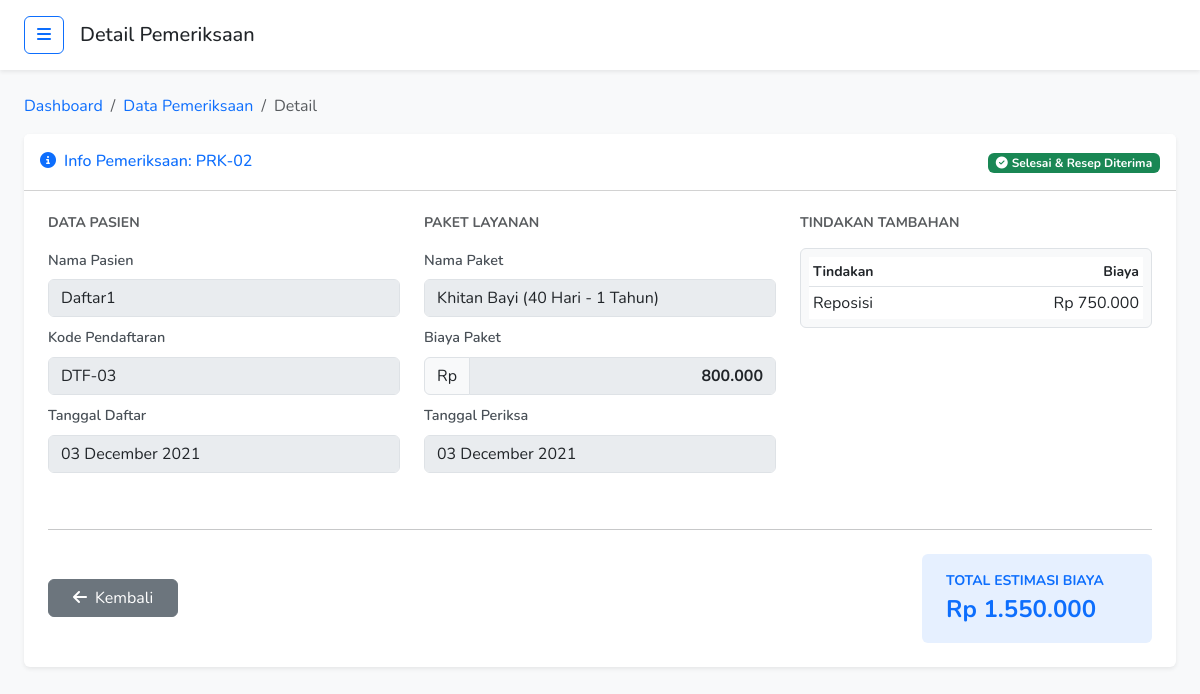
Page /data-pemeriksaan/pemeriksaan_view.php?id_pemeriksaan=2 (signed in) on the committed database.
### tables this page shows
CREATE TABLE `tb_pemeriksaan` (
  `id_pemeriksaan` int NOT NULL,
  `kd_pemeriksaan` varchar(10) NOT NULL,
  `id_pendaftaran` int NOT NULL,
  `id_paket` int DEFAULT NULL,
  `hrg_paket` int NOT NULL,
  `status_periksa` enum('0','1') NOT NULL,
  `tgl_pemeriksaan` date NOT NULL
);

CREATE TABLE `tb_pasien` (
  `id_pasien` int NOT NULL,
  `nm_pasien` varchar(30) NOT NULL,
  `nm_orangtua` varchar(255) DEFAULT NULL,
  `tgl_lahir` date NOT NULL,
  `no_telp` varchar(15) NOT NULL,
  `alamat` text NOT NULL
);

CREATE TABLE `tb_pendaftaran` (
  `id_pendaftaran` int NOT NULL,
  `kd_pendaftaran` varchar(10) NOT NULL,
  `id_pasien` int NOT NULL,
  `id_paket` int DEFAULT NULL,
  `status` enum('0','1','2') NOT NULL,
  `tgl_pendaftaran` date NOT NULL
);

CREATE TABLE `tb_paket` (
  `id_paket` int NOT NULL,
  `nm_paket` varchar(255) NOT NULL,
  `hrg_min` int UNSIGNED NOT NULL,
  `hrg_max` int UNSIGNED DEFAULT NULL
);

CREATE TABLE `tb_detail_pemeriksaan` (
  `id_detail_pemeriksaan` int NOT NULL,
  `id_pemeriksaan` int NOT NULL,
  `id_tindakan` int NOT NULL,
  `hrg_tindakan` int DEFAULT NULL
);

CREATE TABLE `tb_tindakan_tambahan` (
  `id_tindakan` int NOT NULL,
  `nm_tindakan` varchar(255) NOT NULL,
  `hrg_min` int NOT NULL,
  `hrg_max` int DEFAULT NULL
);

### data-pemeriksaan/pemeriksaan_view.php (the view, shortened to what this page needs)
<?php
include '../koneksi.php';
if (!function_exists('formatRupiah')) {
    function formatRupiah($angka){
        return "Rp " . number_format($angka,0,',','.');
    }
}
$id_pemeriksaan = $_GET['id_pemeriksaan'];
$query_header = "SELECT
                    a.kd_pemeriksaan, a.tgl_pemeriksaan, a.status_periksa, a.hrg_paket,
                    b.kd_pendaftaran, b.tgl_pendaftaran,
                    c.nm_pasien,
                    d.nm_paket
                 FROM tb_pemeriksaan a
                 JOIN tb_pendaftaran b ON a.id_pendaftaran = b.id_pendaftaran
                 JOIN tb_pasien c ON b.id_pasien = c.id_pasien
                 JOIN tb_paket d ON b.id_paket = d.id_paket
                 WHERE a.id_pemeriksaan = ?";
$stmt = $koneksi->prepare($query_header);
$stmt->bind_param("i", $id_pemeriksaan);
$stmt->execute();
$header = $stmt->get_result()->fetch_assoc();
$total_harga = $header['hrg_paket'];
?>
<!DOCTYPE html>
<html lang="id">
<head>
    <link href="https://cdn.jsdelivr.net/npm/bootstrap@5.3.0/dist/css/bootstrap.min.css" rel="stylesheet">
    <link rel="stylesheet" href="https://cdnjs.cloudflare.com/ajax/libs/font-awesome/6.4.0/css/all.min.css">
</head>
<body>
    <div class="d-flex" id="wrapper">
        <div id="page-content-wrapper">
            <nav class="navbar navbar-expand-lg navbar-light bg-white py-3 px-4 shadow-sm">
                <div class="d-flex align-items-center">
                    <button class="btn btn-outline-primary" id="sidebarToggle"><i class="fas fa-bars"></i></button>
                    <h5 class="ms-3 mb-0 d-none d-md-block">Detail Pemeriksaan</h5>
                </div>
            </nav>
            <div class="container-fluid px-4 mt-4">
                <nav aria-label="breadcrumb">
                    <ol class="breadcrumb">
                        <li class="breadcrumb-item"><a href="../index.php" class="text-decoration-none">Dashboard</a>
                        </li>
                        <li class="breadcrumb-item"><a href="pemeriksaan.php" class="text-decoration-none">Data
                                Pemeriksaan</a></li>
                        <li class="breadcrumb-item active" aria-current="page">Detail</li>
                    </ol>
                </nav>
                <div class="card mb-4 border-0 shadow-sm">
                    <div class="card-header bg-white py-3 d-flex justify-content-between align-items-center">
                        <div>
                            <h6 class="m-0 font-weight-bold text-primary"><i class="fas fa-info-circle me-2"></i>Info
                                Pemeriksaan: <?= $header['kd_pemeriksaan']; ?></h6>
                        </div>
                        <div>
                            <?php if ($header['status_periksa'] == 1): ?>
                            <span class="badge bg-success"><i class="fas fa-check-circle me-1"></i>Selesai & Resep
                                Diterima</span>
                            <?php else: ?>
                            <span class="badge bg-warning text-dark"><i class="fas fa-clock me-1"></i>Belum Terima
                                Resep</span>
                            <?php endif; ?>
                        </div>
                    </div>
                    <div class="card-body p-4">
                        <div class="row">
                            <div class="col-md-4 mb-4">
                                <h6 class="text-uppercase text-muted fw-bold small mb-3">Data Pasien</h6>
                                <div class="mb-2">
                                    <label class="form-label">Nama Pasien</label>
                                    <input type="text" class="form-control" value="<?= $header['nm_pasien']; ?>"
                                        readonly>
                                </div>
                                <div class="mb-2">
                                    <label class="form-label">Kode Pendaftaran</label>
                                    <input type="text" class="form-control" value="<?= $header['kd_pendaftaran']; ?>"
                                        readonly>
                                </div>
                                <div class="mb-2">
                                    <label class="form-label">Tanggal Daftar</label>
                                    <input type="text" class="form-control"
                                        value="<?= date('d F Y', strtotime($header['tgl_pendaftaran'])); ?>" readonly>
                                </div>
                            </div>
                            <div class="col-md-4 mb-4">
                                <h6 class="text-uppercase text-muted fw-bold small mb-3">Paket Layanan</h6>
                                <div class="mb-2">
                                    <label class="form-label">Nama Paket</label>
                                    <input type="text" class="form-control" value="<?= $header['nm_paket']; ?>"
                                        readonly>
                                </div>
                                <div class="mb-2">
                                    <label class="form-label">Biaya Paket</label>
                                    <div class="input-group">
                                        <span class="input-group-text bg-light">Rp</span>
                                        <input type="text" class="form-control text-end fw-bold"
                                            value="<?= number_format($header['hrg_paket'], 0, ',', '.'); ?>" readonly>
                                    </div>
                                </div>
                                <div class="mb-2">
                                    <label class="form-label">Tanggal Periksa</label>
                                    <input type="text" class="form-control"
                                        value="<?= date('d F Y', strtotime($header['tgl_pemeriksaan'])); ?>" readonly>
                                </div>
                            </div>
                            <div class="col-md-4 mb-4">
                                <h6 class="text-uppercase text-muted fw-bold small mb-3">Tindakan Tambahan</h6>
                                <div class="table-responsive border rounded p-2 bg-light"
                                    style="max-height: 220px; overflow-y: auto;">
                                    <table class="table table-sm table-borderless mb-0">
                                        <thead class="text-muted small border-bottom">
                                            <tr>
                                                <th>Tindakan</th>
                                                <th class="text-end">Biaya</th>
                                            </tr>
                                        </thead>
                                        <tbody>
                                            <?php
                                            $query_detail = "SELECT t.nm_tindakan, dp.hrg_tindakan
                                                             FROM tb_detail_pemeriksaan dp
                                                             JOIN tb_tindakan_tambahan t ON dp.id_tindakan = t.id_tindakan
                                                             WHERE dp.id_pemeriksaan = ?";
                                            $stmt_detail = $koneksi->prepare($query_detail);
                                            $stmt_detail->bind_param("i", $id_pemeriksaan);
                                            $stmt_detail->execute();
                                            $result_detail = $stmt_detail->get_result();
                                            if ($result_detail->num_rows > 0) {
                                                while ($row = $result_detail->fetch_assoc()) {
                                                    $total_harga += $row['hrg_tindakan'];
                                            ?>
                                            <tr>
                                                <td><?= $row['nm_tindakan']; ?></td>
                                                <td class="text-end"><?= formatRupiah($row['hrg_tindakan']); ?></td>
                                            </tr>
                                            <?php
                                                }
                                            } else {
                                                echo "<tr><td colspan='2' class='text-center text-muted small py-3'>Tidak ada tindakan tambahan</td></tr>";
                                            }
                                            ?>
                                        </tbody>
                                    </table>
                                </div>
                            </div>
                        </div>
                        <hr class="my-4">
                        <div class="row align-items-center">
                            <div class="col-md-6">
                                <a href="pemeriksaan.php" class="btn btn-secondary px-4">
                                    <i class="fas fa-arrow-left me-2"></i>Kembali
                                </a>
                            </div>
                            <div class="col-md-6 text-end">
                                <div class="d-inline-block bg-primary bg-opacity-10 p-3 rounded pe-5 ps-4 text-start">
                                    <small class="text-primary fw-bold text-uppercase d-block">Total Estimasi
                                        Biaya</small>
                                    <span class="fs-4 fw-bold text-primary"><?= formatRupiah($total_harga); ?></span>
                                </div>
                            </div>
                        </div>
                    </div>
                </div>
            </div>
        </div>
    </div>
</body>
</html>

### data-pemeriksaan/pemeriksaan_view.php (style rules this page uses)
body { font-family: 'Nunito', sans-serif; background-color: #f8f9fa; overflow-x: hidden; }
#wrapper { display: flex; width: 100%; align-items: stretch; }
#page-content-wrapper { width: 100%; margin-left: 0; transition: margin 0.25s ease-out; }
.form-control[readonly] { background-color: #e9ecef; opacity: 1; }
.form-label { font-weight: 600; color: #495057; font-size: 0.9rem; }

### rows in the picture
tb_pemeriksaan: kd_pemeriksaan "PRK-02", nm_pasien "Daftar1", id_pendaftaran.kd_pendaftaran "DTF-03", id_pendaftaran.tgl_pendaftaran "03 December 2021", id_paket.nm_paket "Khitan Bayi (40 Hari - 1 Tahun)", hrg_paket "800.000", tgl_pemeriksaan "03 December 2021"
tb_detail_pemeriksaan: id_tindakan.nm_tindakan "Reposisi", hrg_tindakan "Rp 750.000"

### other values in the picture
formatRupiah($total_harga) "Rp 1.550.000"
